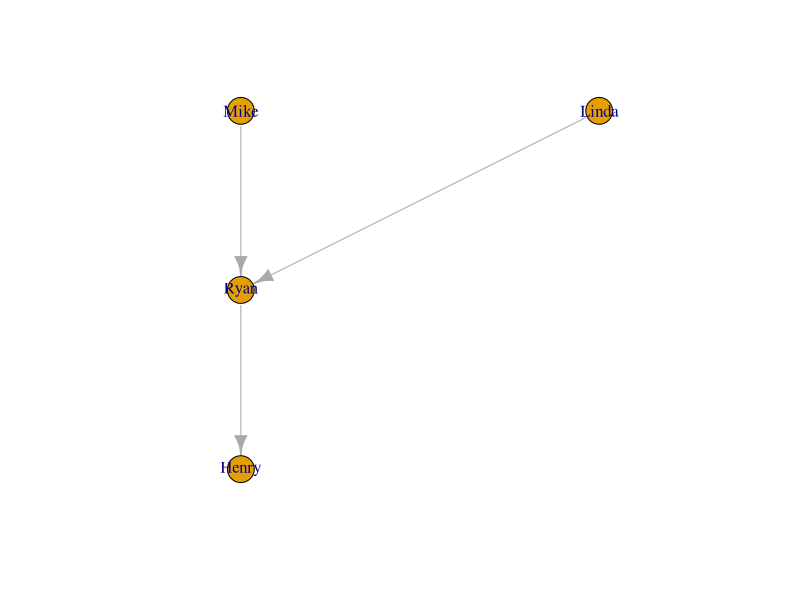
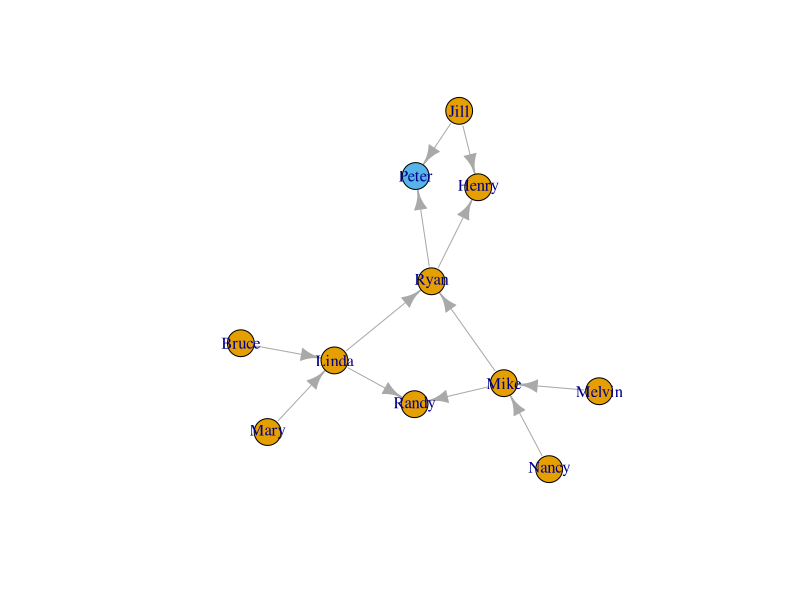
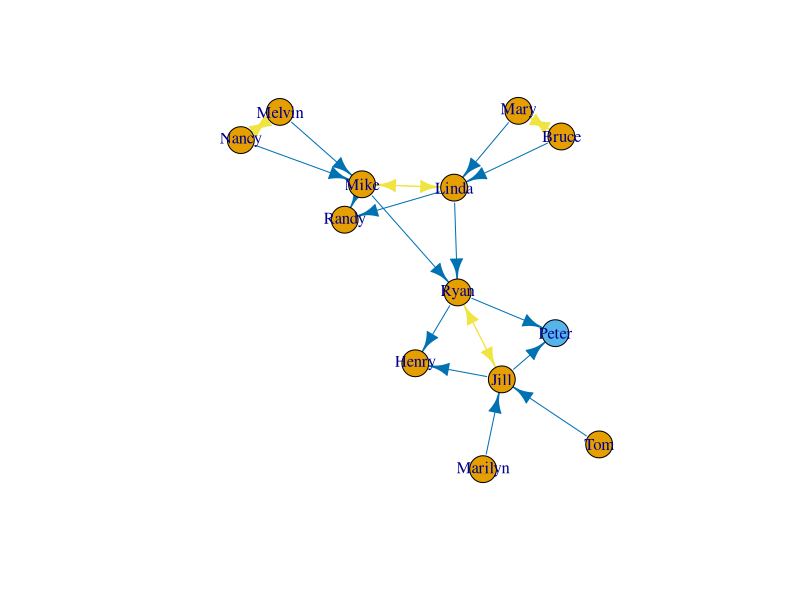
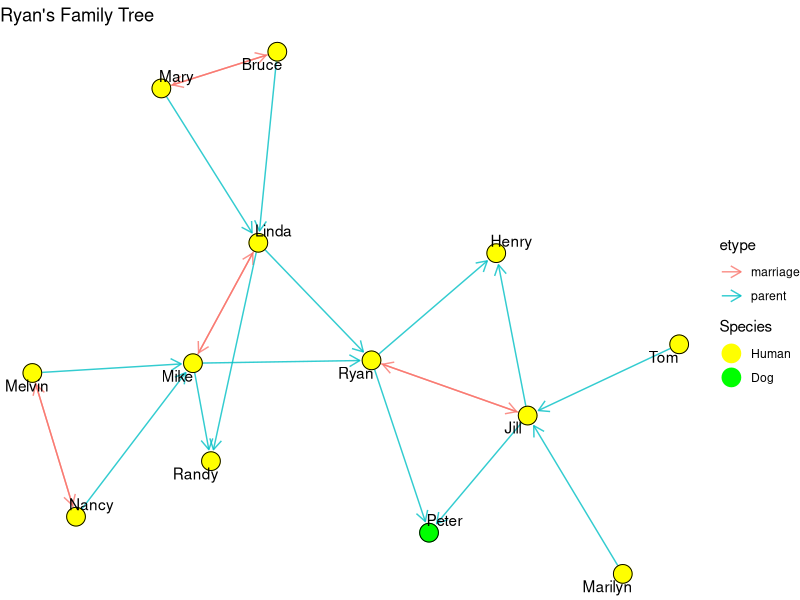

Recreate these plots in R, in order.
## ---- chunk 1
library(ggraph)
library(igraph)
## ---- chunk 2

family1 <- data.frame(name=c("Mike", "Linda", "Ryan", "Henry"))

relations1 <- data.frame(
  parent = c("Mike", "Linda", "Ryan"),
  child = c("Ryan", "Ryan", "Henry"))

tree1 <- graph_from_data_frame(relations1, directed = TRUE, vertices=family1)
## ---- chunk 3
#| label: fig-1mode_1rel
#| fig-cap: Ryan's One Step, One Relationship Network

plot(tree1, layout=layout.reingold.tilford(tree1, root=c("Mike", "Linda")))
## ---- chunk 4

family2 <- data.frame(name=c("Mike", "Linda", "Ryan", "Henry", "Bruce", "Mary", "Melvin", "Nancy", "Jill", "Randy", "Peter"), 
                      dog=c(0,0,0,0,0,0,0,0,0,0,1))

relations2 <- data.frame(
  parent = c("Mike", "Linda", "Mike", "Linda", "Ryan", "Ryan", "Jill", "Jill", "Bruce", "Mary", "Melvin", "Nancy"),
  child = c("Ryan", "Ryan", "Randy", "Randy", "Henry", "Peter", "Henry", "Peter", "Linda", "Linda", "Mike", "Mike"))

tree2 <- graph_from_data_frame(relations2, directed = TRUE, vertices=family2)

## ---- chunk 5
#| label: fig-2mode_1rel
#| fig-cap: Ryan's Two Step, One Relationship Network

plot(tree2, vertex.color=V(tree2)$dog+1, flayout=layout.reingold.tilford(tree2, root=c("Bruce", "Mary", "Melvin", "Nancy")))
## ---- chunk 6
#| label: fig-2mode_2rel
#| fig-cap: Ryan's Two Step, Two Relationship Network

family3 <- data.frame(name=c("Mike", "Linda", "Ryan", "Henry", "Bruce", "Mary", "Melvin", "Nancy", "Jill", "Randy", "Peter",
                             "Tom", "Marilyn"), dog=c(0,0,0,0,0,0,0,0,0,0,1,0,0))

relations3 <- data.frame(
  snd = c("Mike", "Linda", "Mike", "Linda", "Ryan", "Ryan", "Jill", "Jill", "Bruce", "Mary", "Melvin", "Nancy", "Ryan", "Jill", "Mike", "Linda", 
          "Mary", "Bruce", "Nancy", "Melvin", "Tom", "Marilyn"),
  rcv = c("Ryan", "Ryan", "Randy", "Randy", "Henry", "Peter", "Henry", "Peter", "Linda", "Linda", "Mike", "Mike", "Jill", "Ryan", "Linda", "Mike", 
          "Bruce", "Mary", "Melvin", "Nancy", "Jill", "Jill"),
  etype = c("parent", "parent", "parent", "parent", "parent", "parent", "parent", "parent", "parent", "parent", "parent", "parent", "marriage", "marriage"
            , "marriage", "marriage", "marriage", "marriage", "marriage", "marriage", "parent", "parent"))


relations3$enum <- as.numeric(as.factor(relations3$etype))

tree3 <- graph_from_data_frame(relations3, directed = TRUE, vertices=family3)

plot(tree3, vertex.color=V(tree3)$dog+1, edge.color=E(tree3)$enum+3, flayout=layout.reingold.tilford(tree3, root=c("Bruce", "Mary", "Melvin", "Nancy")))

## ---- chunk 7
#| label: fig-ggraph
#| fig-cap: Ryan's Two Step, Two Relationship Network in ggraph

ggraph(tree3, layout = 'kk') +
  geom_edge_link(aes(color = etype),  arrow = arrow(length = unit(3, 'mm')),  end_cap = circle(3, 'mm'), alpha = 0.8) + 
  geom_node_point(aes(color = as.factor(dog)), size=6) +
  geom_node_point(shape=1, color="black", size=6) +
  geom_node_text(aes(label = V(tree3)$name), repel = TRUE, max.overlaps=Inf) + 
  scale_color_manual(name = "Species",
                     values = c("0" = "yellow",
                                "1" = "green"),
                     labels = c("Human", "Dog")) +
  theme_void() +
  labs(title="Ryan's Family Tree")
